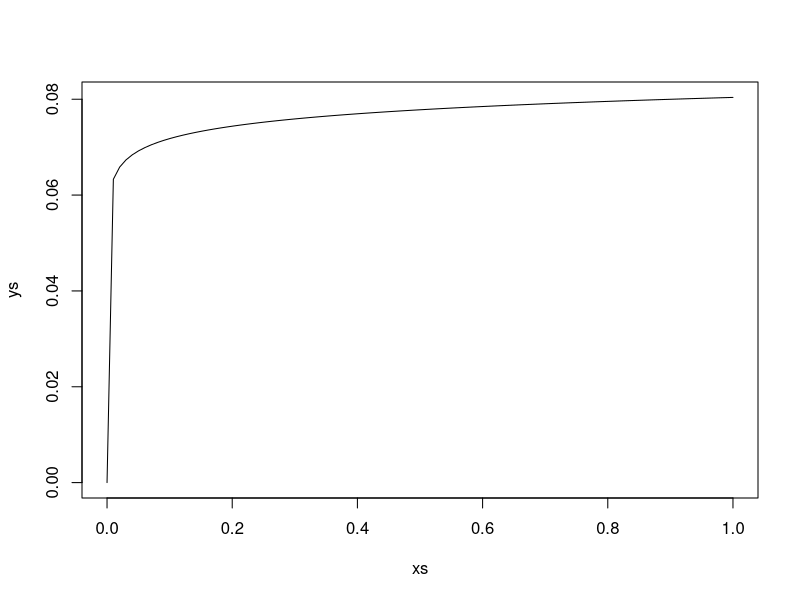
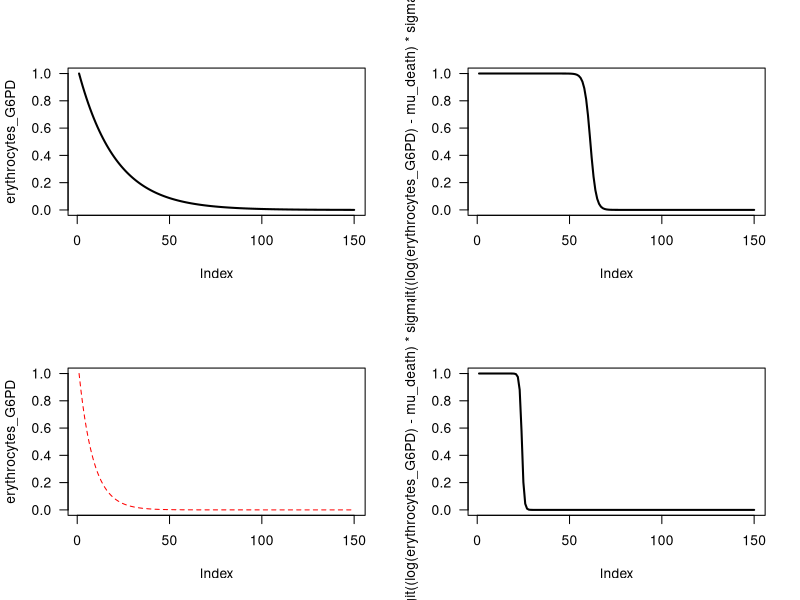
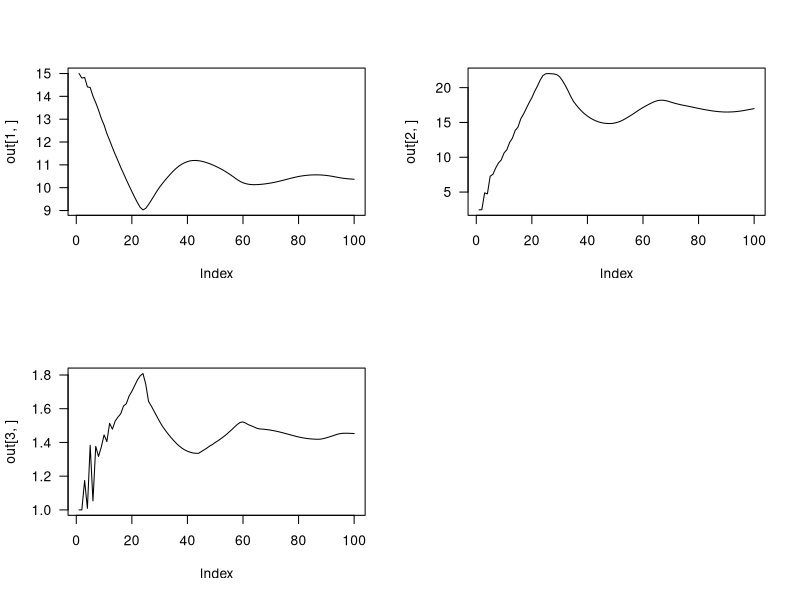
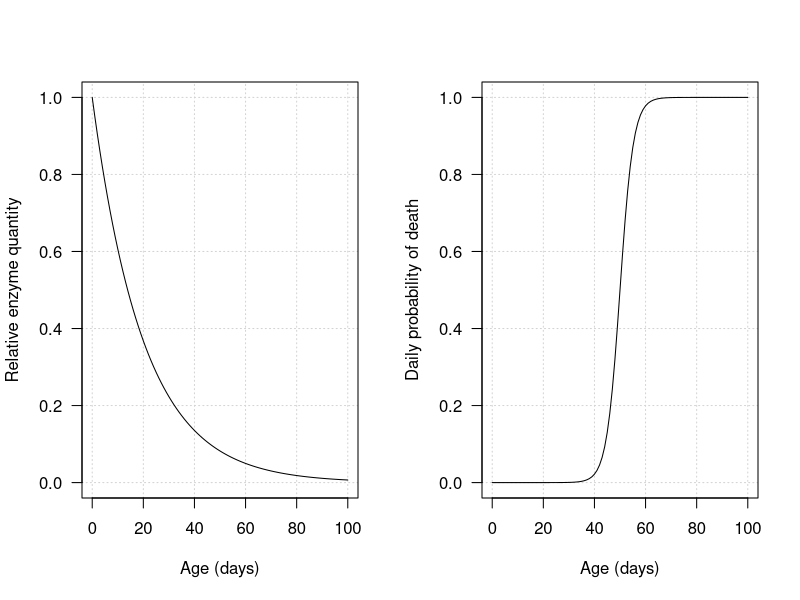

Source code (R) for these figures, in order:
require(gtools)

# This is an R version of the enzyme kinetics model - helps debugging
forwardsim = function(drug_regimen,              # dose given each day (mg/kg)
                      Hb_star,                   # Steady state hameoglobin for the individual (g/dL)
                      diff_alpha,                # parameters governing increase in normoblast production based on difference from steady state
                      delta_alpha,               # parameters governing increase in normoblast production based on previous day reduction in haemoglobin
                      MAX_EFFECT,                # maximum drug effect on G6PD depletion
                      h,                         # slope effect in dose response function
                      beta,                      # Dose corresponding to half maximum drug effect (mg)
                      log_k,                     # transit time parameter
                      nComp_sim,                 # Total number of compartments to forward simulate
                      T_nmblast,                 # normboblast lifespan - maturation time
                      T_retic,                   # reticulocyte lifespan - including marrow and circulating periods
                      T_RBC_max,                 # Maximum allowed value for RBC lifespan (arbitrary; days)
                      T_transit_steady_state,    # transit time at steady state
                      G6PD_initial,              # Initial amount of G6PD (unitless, scales with the delta quantity)
                      G6PD_decay_rate,      # Daily fixed reduction of G6PD in absence of drug
                      mu_death,
                      sigma_death
){
  
  out_res = array(dim = c(3, nComp_sim))       # where we save the output of forwards simulation
  
  # set up variables we need for the simulation
  
  Hb_delta=0;
  lambda = 1000;                            # baseline production of normoblasts per time - arbitrary number
  
  rho = Hb = array(dim=nComp_sim);               # The haemoglobin at each point in the simulation
  retic_percent = array(dim=nComp_sim)     # The retic count (%) at each point in the simulation
  drug_effect=0;
  
  # s to store red blood cell age distributions
  erythrocytes = rep(lambda, T_RBC_max);         # Distribution of erythrocytes in circulation
  normoblasts = rep(lambda, T_nmblast);          # Distribution of normoblasts
  reticulocytes = rep(lambda, T_retic);          # Distribution of reticulocytes
  erythrocytes_G6PD = array(dim = T_RBC_max)
  
  # ***** Calculate initial values at steady state *****
  Hb[1] = Hb_star;
  transit = compute_transit_time(Hb[1], Hb_star, T_transit_steady_state, log_k);
  rho[1] = compute_rho(Hb[1], Hb_delta, Hb_star, diff_alpha, delta_alpha); # this should return 1
  if(rho[1]>1) print("Problem as rho >1 at steady state!");
  
  erythrocytes_G6PD[1] = G6PD_initial; # starting quantity of G6PD enzyme
  for(i in 2:T_RBC_max){
    erythrocytes_G6PD[i] = erythrocytes_G6PD[i-1]*exp(-G6PD_decay_rate); # daily decay
    # killing probability based on G6PD enzyme quantity
    erythrocytes[i] = erythrocytes[i-1]*inv.logit((log(erythrocytes_G6PD[i-1])-mu_death)*sigma_death);
  }
  par(mfrow=c(2,2),las=1)
  plot(erythrocytes_G6PD, type='l',lty=1,col='black',lwd=2)
  plot(inv.logit((log(erythrocytes_G6PD)-mu_death)*sigma_death), type='l',lty=1,col='black',lwd=2)
  
  Total_Retics = CountRetics(transit, reticulocytes); # count the number of retics in circulation
  Total_Eryths = sum(erythrocytes);                   # count the number of mature RBCs in circulation
  C_0 = Total_Retics + Total_Eryths;                  # Starting number of circulating cells - this is the steady state number
  retic_percent[1] = 100 * Total_Retics / C_0;
  
  #******************* Forward simulation *****************#
  for(t in 2:nComp_sim){
    
    # Compute the multiplication factor of basal normoblast production
    if(t>2) Hb_delta = Hb[t-2]-Hb[t-1];
    rho[t] = compute_rho(Hb[t-1], Hb_delta, Hb_star, diff_alpha, delta_alpha);
    
    # calculate the updated Hb dependent transit time for the reticulocytes
    transit = compute_transit_time(Hb[t-1], Hb_star, T_transit_steady_state, log_k);
    
    # We move the RBCs from one compartment to the next
    temp_normoblasts = normoblasts;   # make temp copy
    normoblasts[1] = rho[t]*lambda;      # the number of new normoblasts made at time t
    for(i in 2:T_nmblast)             # move all the normoblasts along by one
    {
      normoblasts[i] = temp_normoblasts[i-1];
    }
    
    temp_retics = reticulocytes;
    reticulocytes[1] = temp_normoblasts[T_nmblast];
    for(i in 2:T_retic)
    {
      reticulocytes[i] = temp_retics[i-1];
    }
    
    # Compute the G6PD depletion effect of yesterday's dose on circulating erythrocytes
    drug_effect = dose_response(drug_regimen[t-1], MAX_EFFECT, h, beta);
    
    # survival function of RBC lifespan
    temp_eryths = erythrocytes;             # copy values to temp 
    temp_eryths_G6PD = erythrocytes_G6PD;
    # values for first day as erythrocytes
    erythrocytes[1] = temp_retics[T_retic];
    erythrocytes_G6PD[1] = G6PD_initial;
    for (i in 2:T_RBC_max){                # move all the erythrocytes along by one, but now including G6PD enzyme quantity and induced killing rates
      # deplete G6PD enzyme quantity by daily amount
      erythrocytes_G6PD[i] = temp_eryths_G6PD[i-1]*exp(-G6PD_decay_rate-drug_effect); 
      # death probability determined by log enzyme quantity
      erythrocytes[i] = temp_eryths[i-1]*inv.logit((log(erythrocytes_G6PD[i-1])-mu_death)*sigma_death);
    }
    
    # Count the number of retics and erythrocytes in circulation
    Total_Retics = CountRetics(transit, reticulocytes);
    Total_Eryths = sum(erythrocytes);
    C_t = Total_Retics + Total_Eryths;
    retic_percent[t] = 100 * Total_Retics / C_t;
    Hb[t] = Hb_star * C_t / C_0;
    print(Total_Retics)
    
  }
  # store results
  out_res[1,] = Hb;
  out_res[2,] = retic_percent;
  out_res[3,] = rho;
  plot(erythrocytes_G6PD, type='l',lty=2,col='red')
  plot(inv.logit((log(erythrocytes_G6PD)-mu_death)*sigma_death), type='l',lty=1,col='black',lwd=2)
  return(out_res);
}


CountRetics = function( transit,  reticulocytes){
  Total_Retics = 0;
  T_retic = length(reticulocytes);
  i = T_retic;
  transit_int = ceiling(transit);
  retic_rem =  ceiling(transit) - transit;
  while(i > transit+1) {
    Total_Retics = Total_Retics+reticulocytes[i];
    i = i-1;
  }
  Total_Retics = Total_Retics+retic_rem*reticulocytes[transit_int];
  
  return(Total_Retics);
}



compute_rho = function(Hb,  Hb_delta,  Hb_star,  diff_alpha,  delta_alpha)
{
  rho=1; 
  K_diff = length(diff_alpha);
  K_delta = length(delta_alpha);
  rho_difference=0;
  rho_delta=0;
  
  if(Hb < Hb_star) {
    rho_difference = rho_difference+diff_alpha[1]*(Hb_star-Hb) + diff_alpha[2]*(Hb_star-Hb)*(Hb_star-Hb);
    if(Hb_delta > 0) {
      rho_delta = rho_delta+delta_alpha[1]*Hb_delta + delta_alpha[2]*Hb_delta*Hb_delta;
    }
  }
  rho = rho + rho_difference + rho_delta;
  return(rho);
}

dose_response = function( dose,  MAX_EFFECT,  h,  beta){
  effect = MAX_EFFECT * (dose ^h ) / (dose ^ h + beta^h);
  return (effect);
}

compute_transit_time = function( Hb,  Hb_star,  T_transit_steady_state,  log_k)
{
  transit = T_transit_steady_state*exp(-(Hb_star-Hb)*exp(log_k));
  if(transit>T_transit_steady_state) transit=T_transit_steady_state;
  return (transit);
}

xs = seq(0, 1, length.out=100)
ys=dose_response(xs,
                 MAX_EFFECT = exp(-1.9), 
                 h = .1, 
                 beta = exp(-1.5))
plot(xs,ys,type='l')

nComp_sim = 100
out=forwardsim(drug_regimen = c(rep(0.5,nComp_sim)), 
               Hb_star = 15, 
               diff_alpha = c(.05, 0.01), 
               delta_alpha = c(.8, 0.1),
               MAX_EFFECT = exp(-2.5), 
               h = 5, 
               beta = 0.25,
               log_k = 1,
               nComp_sim = nComp_sim,
               T_nmblast = 5, T_retic = 5, T_RBC_max = 150, 
               T_transit_steady_state = 3.5,
               G6PD_initial = 1,
               G6PD_decay_rate = exp(-3),
               mu_death = -3, 
               sigma_death = 13)

par(mfrow=c(2,2))
plot(out[1,],type='l')
plot(out[2,],type='l')
plot(out[3,],type='l')

require(gtools)
par(las=1, mfrow=c(1,2))
xs= 0:100
rate_decay = 0.05
plot(xs, exp(-rate_decay * xs), type='l', ylim = c(0,1),panel.first=grid(),
     xlab='Age (days)', ylab = 'Relative enzyme quantity')
plot(xs, 1-inv.logit((-rate_decay * xs + 2.5)*7.6), type='l',panel.first=grid(),
     ylab='Daily probability of death', xlab = 'Age (days)',ylim = c(0,1))
